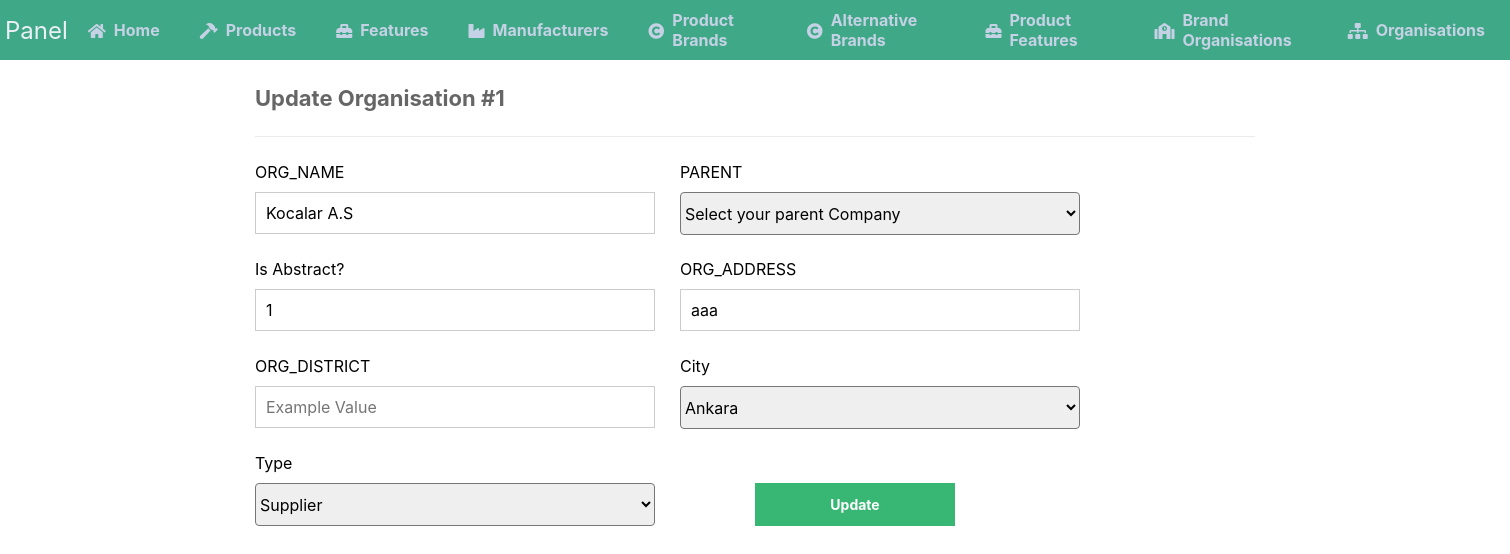
The page /update_organisation.php?ORG_ID=1 on the database as committed earlier.
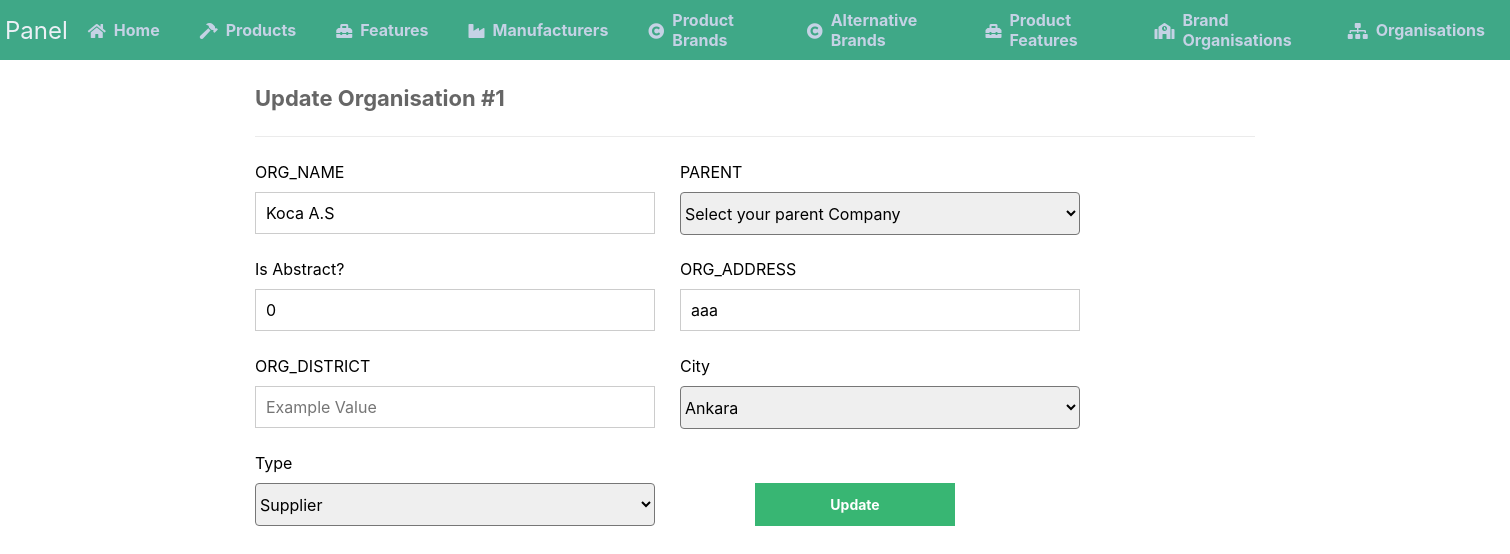
The same page on the database as committed later.
### tables this page shows
CREATE TABLE `organisations` (
  `ORG_ID` int(11) NOT NULL,
  `ORG_NAME` varchar(100) NOT NULL,
  `PARENT_ORG` int(11) NOT NULL,
  `ORG_ABSTRACT` tinyint(1) NOT NULL,
  `ORG_ADDRESS` varchar(200) NOT NULL,
  `ORG_CITY` int(11) NOT NULL,
  `ORG_DISTRICT` varchar(50) DEFAULT NULL,
  `ORG_TYPE` int(11) NOT NULL
);

### update_organisation.php (the view, shortened to what this page needs)
<?php
include 'functions.php';
include 'connect.php';
$pdo = pdo_connect_mysql();
if (isset($_GET['ORG_ID'])) {
    $stmt = $pdo->prepare('SELECT * FROM ORGANISATIONS WHERE ORG_ID = ?');
    $stmt->execute([$_GET['ORG_ID']]);
    $organisation = $stmt->fetch(PDO::FETCH_ASSOC);
} else {
    exit('No 0RG_ID is selected!');
}
?>
<?=template_header('Update organisation')?>
<div class="content update">
	<h2>Update Organisation #<?=$organisation['ORG_ID']?></h2>
    <form action="update_organisation.php?ORG_ID=<?=$organisation['ORG_ID']?>" method="post">
        <label for="ORG_NAME">ORG_NAME</label>
        <label for="ORG_PARENT">PARENT</label>
        <input type="text" name="org-name" placeholder="Value" value="<?=$organisation['ORG_NAME']?>" required="required">
        <select  name="parent"  required="required" >
                <option value="" disabled selected>   Select your parent Company   </option>
        </select>
        <label for="ORG_ABSTRACT">Is Abstract?</label>
        <label for="ORG_ADDRESS">ORG_ADDRESS</label>
        <input type="text" name="abstract" placeholder="Value" value="<?=$organisation['ORG_ABSTRACT']?>" >
        <input type="text" name="address" placeholder="Value" value="<?=$organisation['ORG_ADDRESS']?>" >
        <label for="ORG_DISTRICT">ORG_DISTRICT</label>
        <label for="ORG_CITY">City</label>
        <input type="text" name="district" placeholder="Example Value" value="<?=$organisation['ORG_DISTRICT']?>" >
        <select  name="city"  required="required"  >
                <?php  $sql = "SELECT CITY_NAME FROM COUNTRY_CITY";
                       $result = mysqli_query($conn,$sql);
                       while($row = mysqli_fetch_assoc($result)) {        ?>
                            <option><?php echo $row["CITY_NAME"] ;  ?></option>
                       <?php   }           ?>
        </select>
        <label for="ORG_TYPE">Type</label>
        <label for="ORG_TYPE"> </label>
        <select  name="type"  >
                <option>Supplier</option>
        </select>
        <input type="submit" name= "submit" value="Update" style="margin: 0px 0px 0px 100px ;">
    </form>
</div>
<?=template_footer()?>

Rows that differ between the two databases and show on the page:
changed organisations "aaa": org-name "Kocalar A.S" → "Koca A.S"; abstract "1" → "0"
